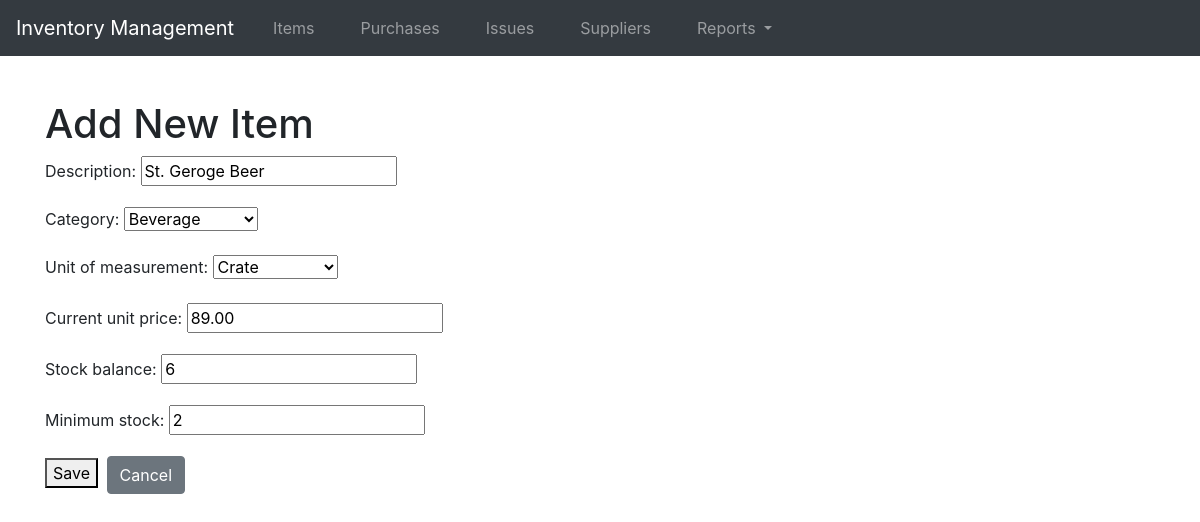
/items/2/edit/, run on the app's committed database.
### store/models.py (models this page shows, shortened)
class Item(models.Model):
    CATEGORY_CHOICES = [
        ('Beverage', 'Beverage'),
        ('Food Provision', 'Food Provision'),
        ('Sanitary', 'Sanitary'),
        ('Maintenance', 'Maintenance'),
        ('Service Aid', 'Service Aid'),
        ('Stationary', 'Stationary'),
        ('Sundry', 'Sundry'),
        ('Fresh Baazar', 'Fresh Baazar'),
    ]
    UNIT_OF_MEASUREMENT_CHOICES = [
        ('Piece', 'Piece'),
        ('Kilogram', 'Kilogram'),
        ('Gram', 'Gram'),
        ('Liter', 'Liter'),
        ('Milliliter', 'Milliliter'),
        ('Bottle', 'Bottle'),
        ('Crate', 'Crate'),
        ('Pack', 'Pack'),
        ('Box', 'Box'),
        ('Bag', 'Bag'),
        ('Dozen', 'Dozen'),
        ('Meter', 'Meter'),
        ('Centimeter', 'Centimeter'),
        ('Square Meter', 'Square Meter'),
        ('Cubic Meter', 'Cubic Meter'),
    ]
    description = models.CharField(max_length=255, db_index=True)
    category = models.CharField(max_length=50, choices=CATEGORY_CHOICES, db_index=True)
    unit_of_measurement = models.CharField(max_length=50, choices=UNIT_OF_MEASUREMENT_CHOICES)
    current_unit_price = models.DecimalField(max_digits=10, decimal_places=2)
    stock_balance = models.IntegerField()
    minimum_stock = models.IntegerField()

### store/views.py (the view)
# urls.py: path('items/<int:pk>/edit/', views.item_edit, name='item_edit'),
def item_edit(request, pk):
    item = get_object_or_404(Item, pk=pk)
    if request.method == 'POST':
        form = ItemForm(request.POST, instance=item)
        if form.is_valid():
            form.save()
            return redirect('item_list')
    else:
        form = ItemForm(instance=item)
    return render(request, 'store/item_form.html', {'form': form})

### store/forms.py
class ItemForm(forms.ModelForm):
    class Meta:
        model = Item
        fields = ['description', 'category', 'unit_of_measurement', 'current_unit_price', 'stock_balance', 'minimum_stock']

### store/templates/store/item_form.html (shortened to what this page needs)
{% extends 'base.html' %}
{% block content %}
<h1>Add New Item</h1>
<form method="post">
    {{ form.as_p }}
    <button type="submit">Save</button>
    <a href="{% url 'item_list' %}" class="btn btn-secondary" style="margin-left: 0.25em;">Cancel</a>
</form>
{% endblock %}

### store/static/css/style.css (style rules this page uses)
body { font-family: Arial, sans-serif; margin: 0; padding: 0; background-color: #f8f9fa; }
a { color: #007bff; text-decoration: none; }

### data on the page
Item: description "St. Geroge Beer", category "Beverage", unit_of_measurement "Crate", current_unit_price "89.00", stock_balance "6", minimum_stock "2"
